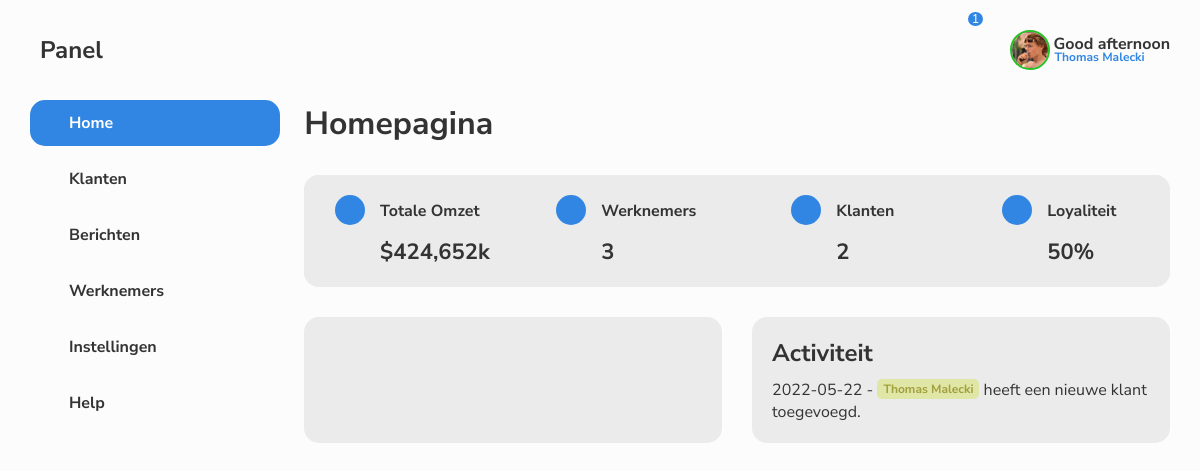
The page /home.php (signed in) on the database its author committed.
### tables this page shows
CREATE TABLE customer (
	customerID int not null auto_increment,
	companyID int null,
    firstName varchar(25) not null,
    lastName varchar(25) not null,
    country varchar(25) not null,
    streetName varchar(25) not null,
    streetNumber varchar(5) not null,
    email varchar(50) not null,
    password varchar(50) not null,
    constraint PK_customer primary key (customerID)
);

CREATE TABLE activity (
	activityID int not null auto_increment,
	customerID int not null,
    companyID int not null,
    message varchar(255) not null,
	date TIMESTAMP DEFAULT CURRENT_TIMESTAMP ON UPDATE CURRENT_TIMESTAMP,
	constraint PK_activity primary key (activityID)
);

### home.php (the view, shortened to what this page needs)
<!DOCTYPE html>
<html lang="en" data-theme='light'>
<head>
    <link rel="stylesheet" href="css/nav.css">
    <link rel="stylesheet" href="css/home.css">
</head>
<body>
    <div class="grid-container">
       <?php
        $currentMessages = false;
        $currentHelp = false;
        $currentClients= false;
        $currentHome = true;
        $currentEmployees= false;
        $currentSettings = false;
       require_once "inc/nav.inc.php";
       ?>
        <main>
            <h1>Homepagina</h1>
            <section class="first-row row">
                <div class="col">
                    <div class="svg"></div>
                    <div class="numbers">
                        <p>Totale Omzet</p>
                        <p>$424,652k</p>
                    </div>
                </div>
                <div class="col">
                    <div class="svg"></div>
                    <div class="numbers">
                        <p>Werknemers</p>
                        <?php
                        $query=$pdo -> query("SELECT * from company_employees WHERE companyID = $companyID");
                        $customers = $query->rowCount();
                        ?>
                        <p><?php echo $customers?></p>
                    </div>
                </div>
                <div class="col">
                    <div class="svg"></div>
                    <div class="numbers">
                        <p>Klanten</p>
                        <?php
                        $query=$pdo -> query("SELECT * from clients");
                        $customers = $query->rowCount();
                        ?>
                        <p><?php echo $customers?></p>
                    </div>
                </div>
                <div class="col">
                    <div class="svg"></div>
                    <div class="numbers">
                        <p>Loyaliteit</p>
                        <?php
                        $query=$pdo -> query("SELECT * from clients where active = 1");
                        $active = $query->rowCount();
                        $query=$pdo -> query("SELECT * from clients");
                        $allclient= $query->rowCount();
                        $precent =  $active / $allclient * 100;
                        ?>
                        <p><?php echo round($precent,0),'%';?></p>
                    </div>
                </div>
            </section>
            <section class="second-row row">
                <div class="col">
                </div>
                <div class="col">
                    <h2>Activiteit</h2>
                    <div class="activitiy-wrapper">
                        <div class="activity">
                        <?php
                            $query=$pdo -> query("SELECT a.activityID, a.customerID, a.companyID, a.message,c.firstName,c.lastName, e.position, a.date FROM companymanager.activity a
                            JOIN customer c on a.customerID = c.customerID
                            JOIN company_employees e on a.customerID = e.customerID WHERE a.companyID = $companyID");
                            $activities=$query -> fetchAll(\PDO::FETCH_ASSOC);
                        foreach($activities as $activity):  ?>
                        <p><span class="date"><?php echo substr($activity['date'], 0, 10)?> - </span> <?php if($activity['position'] == "CEO"){echo "<span class='ceo'>";} ?><?php echo $activity["firstName"], " ",$activity["lastName"]?></span> <?php echo $activity["message"] ?></p>
                    <?php endforeach; ?>
                        </div>
                    </div>
                </div>
            </section>
        </main>
    </div>
</body>
</html>

### inc/nav.inc.php (shortened to what this page needs)
<?php
require("inc/sql-link.inc.php");
?>
<?php
$email = $_SESSION['Customer'];
$query=$pdo -> query("SELECT * FROM customer where email = '$email'");
$customer=$query -> fetch();
$companyID = $customer['companyID'];
?>
<nav>
    <div class="logo">
        <h1><span class="iconify" data-icon="carbon:logo-stumbleupon"></span><span class="name-company">Panel</span></h1>
    </div>
    <div class="buttons">
        <ul>
            <li>
                <a <?php if($currentHome == true)echo "class='current'"; ?> href="home.php">
                    <span class="name-link">Home</span>
                </a>
            </li>
            <li>
                <a <?php if($currentClients == true)echo "class='current'"?> href="klanten.php">
                    <span class="name-link">Klanten</span>
                </a>
            </li>
            <li>
                <a <?php if($currentMessages == true)echo "class='current'"?> href="berichten.php">
                    <span class="name-link">Berichten</span>
                </a>
            </li>
            <li>
                <a <?php if($currentEmployees == true)echo "class='current'"?> href="werknemers.php">
                    <span class="name-link">Werknemers</span>
                </a>
            </li>
            <li>
                <a <?php if($currentSettings == true)echo "class='current'"?>href="instellingen.php">
                    <span class="name-link">Instellingen</span>
                </a>
            </li>
            <li>
                <a <?php if($currentHelp == true)echo "class='current'"?>href="help.php">
                    <span class="name-link">Help</span>
                </a>
            </li>
        </ul>
    </div>
</nav>
<header>
    <button type="button" class="color-switcher" onclick="themeToggle()"><span class="iconify" data-icon="codicon:color-mode" data-width="24" data-height="24"></span></button>
    <button class="notifications" onclick="myFunction()"><span class="iconify" data-icon="bx:bxs-bell" data-width="24" data-height="24"></span><span class="notification-count">1</span></button>
    <div class="user">
        <a class="userdropbtn"><img src="img/user-placeholder.png" height="40" width="40" alt=""><p>Good afternoon<br><span><?php echo $customer['firstName'], " ",$customer['lastName'];?></span></p></a>
    </div>
</header>

### css/nav.css (style rules this page uses)
* { box-sizing: border-box; margin:0; padding:0; }
html { font-family: "Nunito Sans", Verdana, sans-serif; --bg: #FCFCFC; --bg-panel: #EBEBEB; --color-headings:#3086e2; --color-text: #333333; }
body { background: var(--bg); user-select: none; -webkit-user-select: none; -khtml-user-select: none; -moz-user-select: none; -ms-user-select: none; color:var(--color-text); overflow-x: hidden; }
a { text-decoration: none; color:var(--color-text); }
.grid-container { min-height:100vh; display:grid; grid-template-columns:55px; grid-template-rows: auto 1fr; grid-row-gap:2px; grid-column-gap:2px; width: 95%; margin:auto; }
.row { animation: load-scale 1s; }
header { grid-column-start: 2; grid-column-end: -1; display: flex; justify-content: flex-end; height: 100px; align-items: center; gap:30px; }
.color-switcher, .notifications { height: 24px; width: 24px; border:none; background-color: transparent; }
.notifications .notification-count { position: relative; color:white; left:8px; top:-32px; padding: 0px 4px; font-size: 12px; background-color: var(--color-headings); border-radius: 50%; }
.user a { display: flex; align-items: center; gap: 4px; font-weight: 700; color:var(--color-text); transition: all .1s ease-in-out; }
.user a p { display: none; width: 0; }
.user a p { line-height: 12px; }
.user a p span { line-height: 12px; font-size: 12px; margin-left: 1px; color: var(--color-headings); }
.user a img { object-fit: cover; border-radius: 50%; border:2px rgb(38, 194, 38) solid; }
.userdropbtn { cursor: pointer; }
.user { position: relative; display: inline-block; }
.name-link { display:none; }
.name-company { display:none; }
nav { grid-row-start: 1; grid-row-end: -1; display: flex; flex-direction: column; align-items: center; }
nav .logo h1 { height: 100px; display: flex; align-items: center; gap: 10px; }
nav .buttons ul { display:flex; flex-direction: column; gap: 10px; }
nav ul li { list-style-type: none; }
nav .buttons a { display: flex; align-items: center; justify-content: center; color: var(--color-text); font-weight: 700; border-radius: 15px; padding:10px; gap: 14px; animation: nav-smooth-small 1s; }
nav .current, nav .current svg { background-color: var(--color-headings); color:white !important; }
@media only screen and (min-width:850px) { .grid-container { grid-template-columns:250px; } }
@media only screen and (min-width:850px) { .user a p { display: block; width: auto; } }
@media only screen and (min-width:850px) { .name-link { display:block; } }
@media only screen and (min-width:850px) { .name-company { display:block; } }
@media only screen and (min-width:850px) { nav { grid-row-start: 1; grid-row-end: -1; align-items: stretch; } }
@media only screen and (min-width:850px) { nav .buttons a { justify-content: flex-start; gap: 14px; padding:12px 25px; width:100%; animation: nav-smooth-big 1s; } }

### rows shown on the page
customer: firstName "Thomas", lastName "Malecki"
activity: date "2022-05-22", customerID.firstName "Thomas", customerID.lastName "Malecki", message "heeft een nieuwe klant toegevoegd."

### other values the page prints
$customers "3"
$customers "2"
$precent "50"
